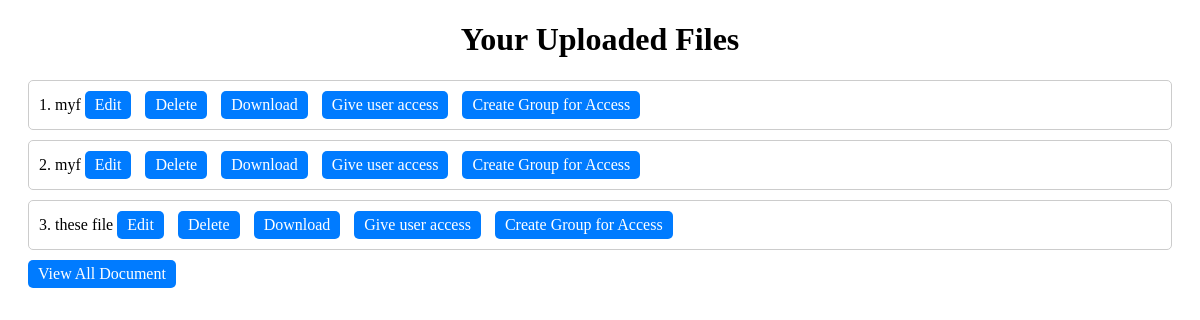
The page /view_uploaded_files/ (signed in) on the database its author committed.
### upload/models.py (models this page shows, shortened)
class UploadedDocument(models.Model):
    id = models.AutoField(primary_key=True)
    owner = models.ForeignKey(User, on_delete=models.CASCADE)
    name = models.CharField(max_length=255)
    file = models.FileField(upload_to='uploaded_documents/')
    uploaded_at = models.DateTimeField(auto_now_add=True)
    shared_with_user = models.ForeignKey(User, related_name='shared_documents', on_delete=models.CASCADE, null=True, blank=True)
    shared_with_group = models.ForeignKey(Group, related_name='shared_documents', on_delete=models.CASCADE, null=True, blank=True)
    shared_at = models.DateTimeField(default=timezone.now)
    access_level = models.CharField(max_length=20, choices=[('delete', 'Delete'), ('edit', 'Edit'), ('download', 'Download')])
    class UserFileData(models.Model):
       user = models.OneToOneField(User, on_delete=models.CASCADE)
       user_password = models.CharField(max_length=255)

### authentication/views.py (the view)
# urls.py: path('view_uploaded_files/', views.view_uploaded_files, name='view_uploaded_files'),
@login_required
def view_uploaded_files(request):
    uploaded_documents = UploadedDocument.objects.filter(owner=request.user)
    messages.success(request,"Your Uploaded files......")
    return render(request, 'authentication/view_uploaded_files.html', {'uploaded_documents': uploaded_documents})

### templates/authentication/view_uploaded_files.html (shortened to what this page needs)
<!DOCTYPE html>
<html lang="en">
<head>
</head>
<body>
    <h1>Your Uploaded Files</h1>
    <ul>
        {% for document in uploaded_documents %}
            <li>
                <span>{{ forloop.counter }}. {{ document.name }}</span>
                <a href="{% url 'edit_document' document.id %}" class="file-link">Edit</a>
                <a href="{% url 'delete_document' document.id %}" class="file-link">Delete</a>
                <a href="{% url 'download_document' document.id %}" class="file-link">Download</a>
                <a href="{% url 'show' document.id %}" class="file-link">Give user access</a>
                <a href="{% url 'show_group' document.id %}" class="file-link">Create Group for Access</a>
            </li>
        {% endfor %}
        <a href="{% url 'all' %}" class="file-link">View All Document</a>
    </ul>
</body>
</html>

### templates/authentication/view_uploaded_files.html (style rules this page uses)
h1 { text-align: center; }
ul { list-style-type: none; padding: 0; margin: 20px; }
li { margin-bottom: 10px; padding: 10px; border: 1px solid #ccc; border-radius: 5px; }
.file-link { display: inline-block; margin-right: 10px; padding: 5px 10px; background-color: #007bff; color: #fff; text-decoration: none; border-radius: 5px; }

### rows shown on the page
UploadedDocument: name "myf"
UploadedDocument: name "myf"
UploadedDocument: name "these file"
